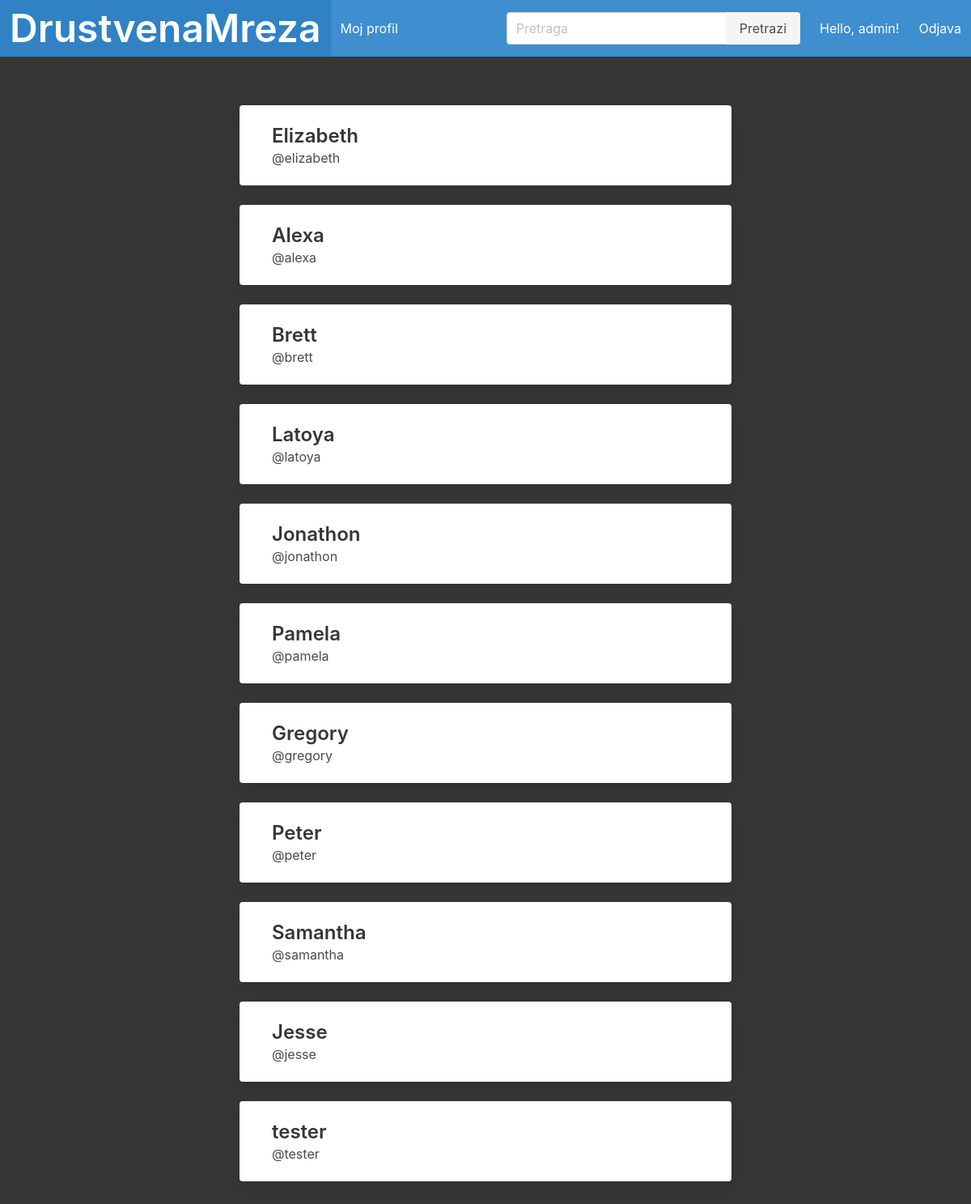
The page /lista_profila/ (signed in) on the database its author committed.
### drustvena_mrezaApp/models.py (models this page shows, shortened)
class Profil(models.Model):
    user = models.OneToOneField(User, on_delete=models.CASCADE)
    follows = models.ManyToManyField(
        "self",
        related_name="followed_by",
        related_query_name="followers",
        symmetrical=False,
        blank=True
)

### drustvena_mrezaApp/profile_views.py (the view)
# urls.py: path("lista_profila/", lista_profila, name="lista_profila"),
def lista_profila(request):
    profili = Profil.objects.exclude(user=request.user)
    return render(request, "drustvena_mreza/lista_profila.html", {"profili": profili})

### drustvena_mrezaApp/templates/drustvena_mreza/lista_profila.html (shortened to what this page needs)
{% extends 'pocetna.html' %}
{% block content %}
<div class="column">
{% for profil in profili %}
    <div class="block">
      <div class="card">
        <a href="{% url 'drustvena_mrezaApp:profil' profil.id %}">
          <div class="card-content">
            <div class="media">
              <div class="media-content">
                <p class="title is-4">
                  {{ profil.user.username }}
                </p>
                <p class="subtitle is-6">
                  @{{ profil.user.username|lower }}
                </p>
              </div>
            </div>
          </div>
        </a>
      </div>
    </div>
{% endfor %}
</div>
{% endblock content %}

### drustvena_mrezaApp/templates/pocetna.html (shortened to what this page needs)
<!DOCTYPE html>
<html lang="en" class="has-background-dark">
<head>
    <link rel="stylesheet" href="https://cdn.jsdelivr.net/npm/bulma@0.9.3/css/bulma.min.css">
    <link rel="stylesheet" href="https://cdnjs.cloudflare.com/ajax/libs/font-awesome/5.15.3/css/all.min.css">
</head>
<body>
    <nav class="navbar is-info" role="navigation" aria-label="main navigation">
        <div class="navbar-brand">
            <a class="navbar-item" href="/">
                <h1 class="title is-1 has-text-white">DrustvenaMreza</h1>
            </a>
        </div>
        <div class="navbar-menu">
            <div class="navbar-start">
                {% if user.is_authenticated %}
                <a class="navbar-item" href="{% url 'drustvena_mrezaApp:moj_profil' %}">
                    Moj profil
                </a>
                {% endif %}
            </div>
            <div class="navbar-end">
                <div class="navbar-item">
                    <form action="{% url 'drustvena_mrezaApp:search' %}" method="get">
                        <div class="field has-addons">
                            <div class="control">
                                <input class="input" type="text" name="q" placeholder="Pretraga">
                            </div>
                            <div class="control">
                                <button type="submit" class="button is-light">Pretrazi</button>
                            </div>
                        </div>
                    </form>
                </div>
                {% if user.is_authenticated %}
                <p class="navbar-item">Hello, {{ user.username }}!</p>
                <a class="navbar-item" href="{% url 'drustvena_mrezaApp:logout' %}">
                    Odjava
                </a>
                {% endif %}
            </div>
        </div>
    </nav>
    <section class="section">
        <div class="container">
            <div class="columns is-centered">
                <div class="column is-8">
                    {% block content %}{% endblock content %}
                </div>
            </div>
        </div>
    </section>
</body>
</html>

### rows shown on the page
Profil: user.username "Elizabeth", user.username "elizabeth"
Profil: user.username "Alexa", user.username "alexa"
Profil: user.username "Brett", user.username "brett"
Profil: user.username "Latoya", user.username "latoya"
Profil: user.username "Jonathon", user.username "jonathon"
Profil: user.username "Pamela", user.username "pamela"
Profil: user.username "Gregory", user.username "gregory"
Profil: user.username "Peter", user.username "peter"
Profil: user.username "Samantha", user.username "samantha"
Profil: user.username "Jesse", user.username "jesse"
Profil: user.username "tester"

### other values the page prints
{{ user.username }} "admin"
